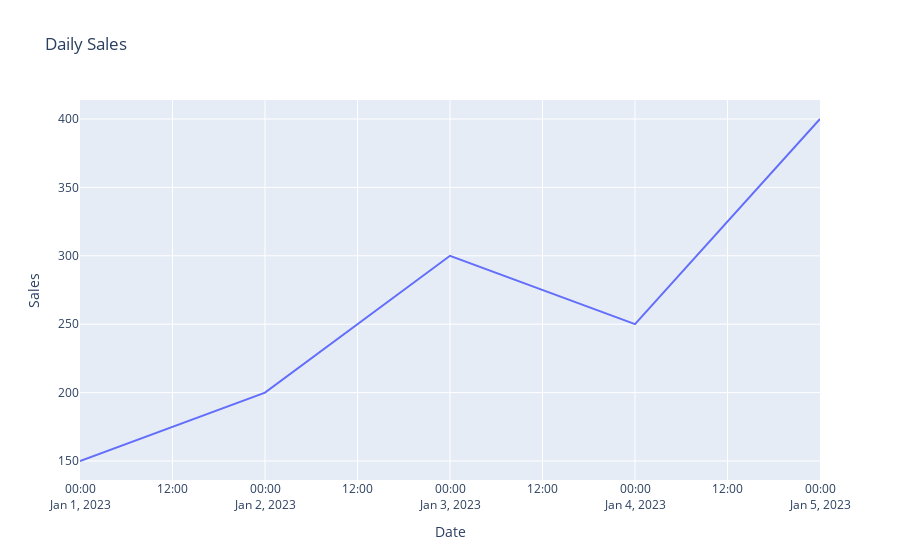

The code cell stored with this chart in its notebook:
### Code cell
import plotly.express as px
import pandas as pd

# 示例数据
data = {
    'Date': ['2023-01-01', '2023-01-02', '2023-01-03', '2023-01-04', '2023-01-05'],
    'Sales': [150, 200, 300, 250, 400]
}

# 创建DataFrame
df = pd.DataFrame(data)

# 创建折线图
fig = px.line(df, x='Date', y='Sales', title='Daily Sales')
fig.show()

### Figure 1 — Plotly figure (JSON) as saved in the notebook; plotly's stock layout.template omitted (floating-point values rounded to 4 significant figures)
{"data": [{"hovertemplate": "Date=%{x}<br>Sales=%{y}<extra></extra>", "legendgroup": "", "line": {"color": "#636efa", "dash": "solid"}, "marker": {"symbol": "circle"}, "mode": "lines", "name": "", "orientation": "v", "showlegend": false, "type": "scatter", "x": ["2023-01-01", "2023-01-02", "2023-01-03", "2023-01-04", "2023-01-05"], "xaxis": "x", "y": [150, 200, 300, 250, 400], "yaxis": "y"}], "layout": {"legend": {"tracegroupgap": 0}, "title": {"text": "Daily Sales"}, "xaxis": {"anchor": "y", "domain": [0, 1], "title": {"text": "Date"}}, "yaxis": {"anchor": "x", "domain": [0, 1], "title": {"text": "Sales"}}}}
